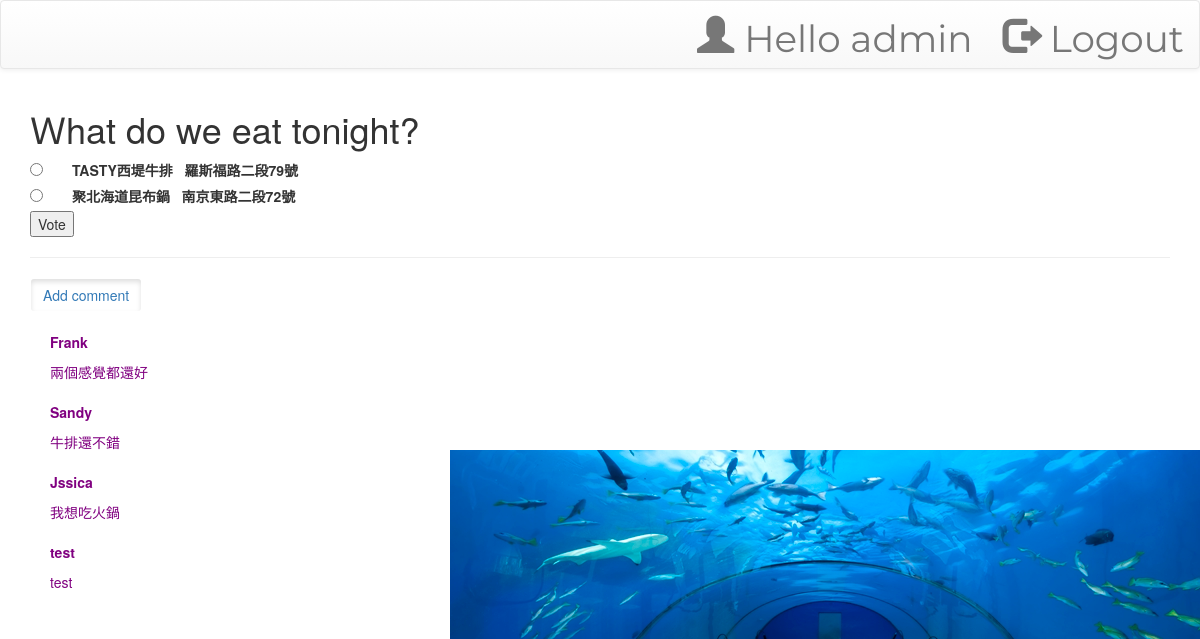
The app's page /polls/1/ (signed in) with its own data.
### polls/models.py (models this page shows, shortened)
class Question(models.Model):
    question_text = models.CharField(max_length=200)
    pub_date = models.DateTimeField('date published')

class Choice(models.Model):
    question = models.ForeignKey(Question, on_delete=models.CASCADE)
    choice_text = models.CharField(max_length=200)
    votes = models.IntegerField(default=0)
    location= models.CharField(max_length=200,null=True,blank=True)

class Comment(models.Model):
    author= models.CharField(max_length=10)
    text= models.CharField(max_length=100)
    create_date= models.DateTimeField(default=timezone.now)

### polls/views.py (the view)
def detail(request, question_id):
    question = get_object_or_404(Question, pk=question_id)
    all_comment_list= Comment.objects.all()
    return render(request, 'polls/details.html', {'question': question, 'all_comment_list':all_comment_list})

### polls/templates/polls/details.html (shortened to what this page needs)
{% extends "base.html" %}
{% load static %}
{% block content %}
<link rel="stylesheet" type="text/css" href="{% static 'polls/style.css' %}" />
<h1>{{ question.question_text }}</h1>
<form action="{% url 'polls:vote' question.id %}" method="post">
{% for choice in question.choice_set.all %}
    <input type="radio" name="choice" id="choice{{ forloop.counter }}" value="{{ choice.id }}" />
    <label for="choice{{ forloop.counter }}">{{ choice.choice_text }}
    {% if choice.location %}
      &nbsp;&nbsp;{{choice.location}}
    {% endif %}
    </label><br/>
{% endfor %}
<input type="submit" value="Vote" /><br/>
</form>
<hr/>
<a href="{% url 'polls:post' question.id %}"  class="btn btn-outline-info active" role="button">Add comment</a>
{% for comment in all_comment_list %}
    <div class="comment">
        <strong>{{ comment.author }}</strong>
        <p>{{ comment.text|linebreaks }}</p>
    </div>
{% empty %}
    <p>No comments here yet :(</p>
{% endfor %}
{% endblock %}

### polls/templates/base.html (shortened to what this page needs)
<html>
<head>
    <link rel="stylesheet" href="//maxcdn.bootstrapcdn.com/bootstrap/3.2.0/css/bootstrap.min.css">
    <link rel="stylesheet" href="//maxcdn.bootstrapcdn.com/bootstrap/3.2.0/css/bootstrap-theme.min.css">
<head/>
<nav class="navbar navbar-default">
    <div class="container-fluid">
        <ul class="nav navbar-nav navbar-right">
            {% if request.user.is_authenticated %}
                <li><a href="#"><span class="glyphicon glyphicon-user"></span> Hello {{ request.user.username }}</a>
                </li>
                <li><a href="{% url "polls:logout" %}"><span class="glyphicon glyphicon-log-out"></span> Logout</a></li>
            {% else %}
                <li><a href="{% url "polls:login" %}"><span class="glyphicon glyphicon-log-in"></span> Login</a></li>
            {% endif %}
        </ul>
    </div>
</nav>
<div class="container">
    {% block content %}
    {% endblock %}
</div>
</html>

### polls/static/polls/style.css (style rules this page uses)
li a { color: yellow; font-family: 'Montserrat', sans-serif; font-size: 28pt; }
label { padding-left: 25px; }
.comment { margin: 20px 0px 20px 20px; color: purple; }

### records on screen
Question: question_text "Ｗhat do we eat tonight?"
Choice: choice_text "TASTY西堤牛排", location "羅斯福路二段79號"
Choice: choice_text "聚北海道昆布鍋", location "南京東路二段72號"
Comment: author "Frank", text "兩個感覺都還好"
Comment: author "Sandy", text "牛排還不錯"
Comment: author "Jssica", text "我想吃火鍋"
Comment: author "test", text "test"

### other values on screen
{{ request.user.username }} "admin"
